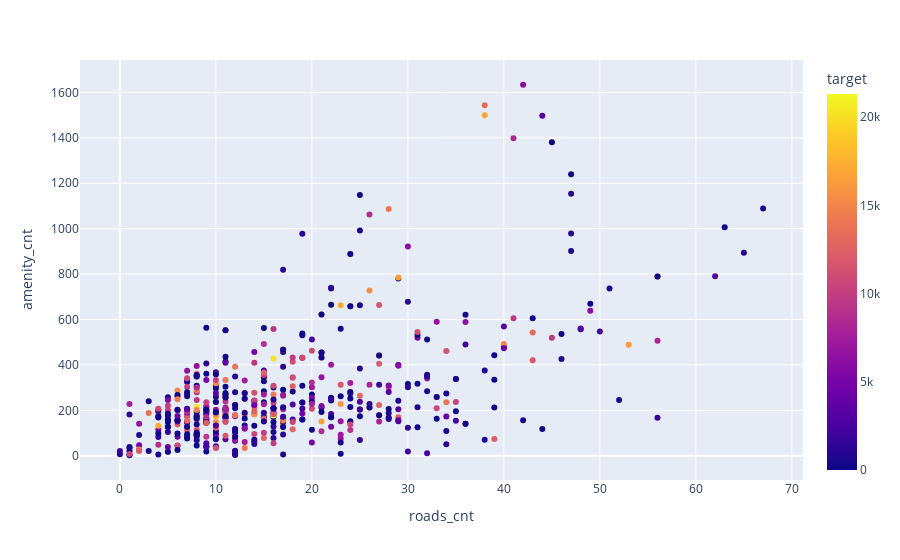

Notebook source saved alongside this figure:
### Code cell
fig = px.scatter(data, x='roads_cnt', y='amenity_cnt', color='target')
fig.show()

### Figure 1 — Plotly figure (JSON) as saved in the notebook; plotly's stock layout.template omitted (floating-point values rounded to 4 significant figures; data arrays with more than 128 entries replaced by an {"elided": "..."} marker saying what was removed)
{"data": [{"hovertemplate": "roads_cnt=%{x}<br>amenity_cnt=%{y}<br>target=%{marker.color}<extra></extra>", "legendgroup": "", "marker": {"color": {"elided": "535 int values"}, "coloraxis": "coloraxis", "symbol": "circle"}, "mode": "markers", "name": "", "orientation": "v", "showlegend": false, "type": "scatter", "x": {"elided": "535 int values"}, "xaxis": "x", "y": {"elided": "535 int values"}, "yaxis": "y"}], "layout": {"coloraxis": {"colorbar": {"title": {"text": "target"}}, "colorscale": [[0, "#0d0887"], [0.1111, "#46039f"], [0.2222, "#7201a8"], [0.3333, "#9c179e"], [0.4444, "#bd3786"], [0.5556, "#d8576b"], [0.6667, "#ed7953"], [0.7778, "#fb9f3a"], [0.8889, "#fdca26"], [1, "#f0f921"]]}, "legend": {"tracegroupgap": 0}, "margin": {"t": 60}, "xaxis": {"anchor": "y", "domain": [0, 1], "title": {"text": "roads_cnt"}}, "yaxis": {"anchor": "x", "domain": [0, 1], "title": {"text": "amenity_cnt"}}}}
